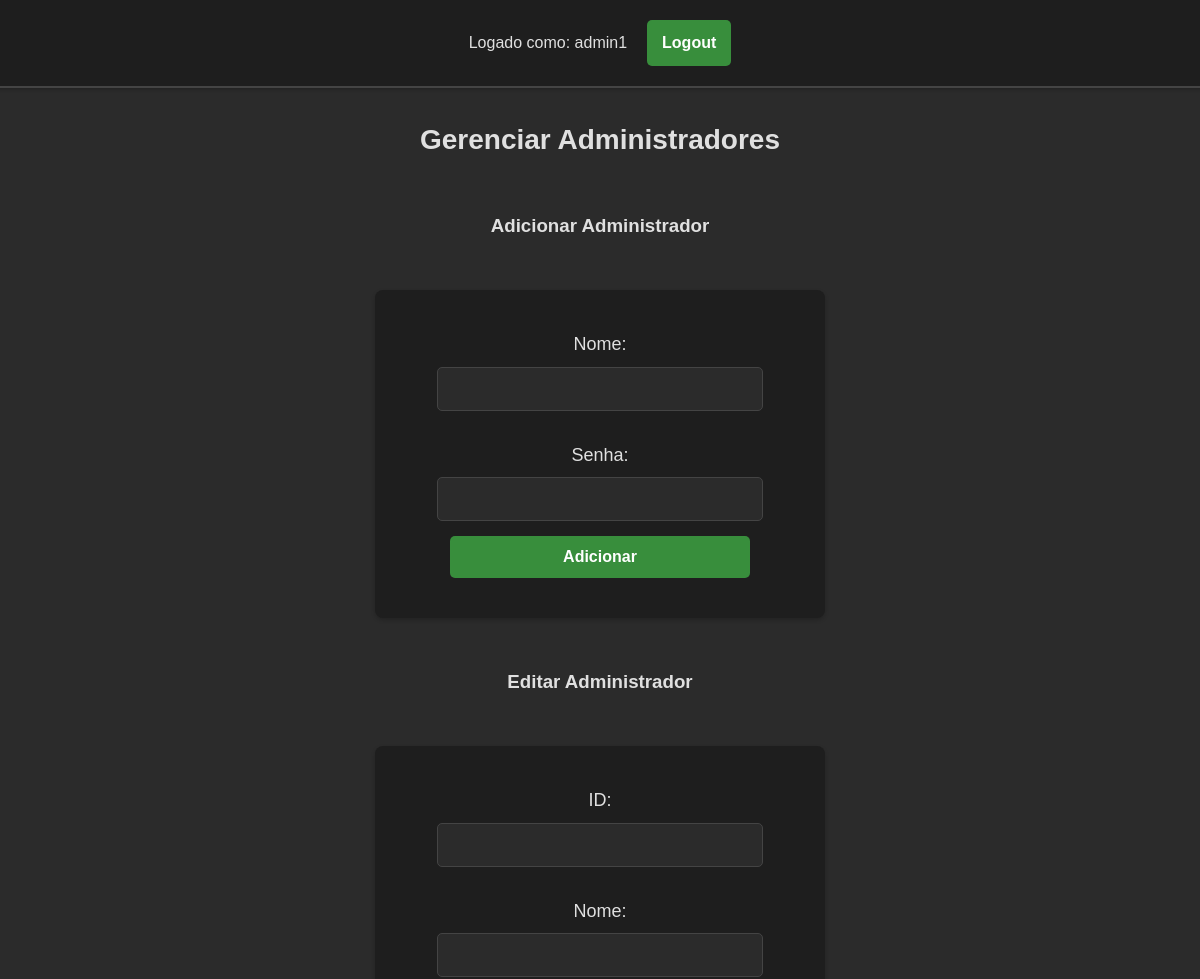
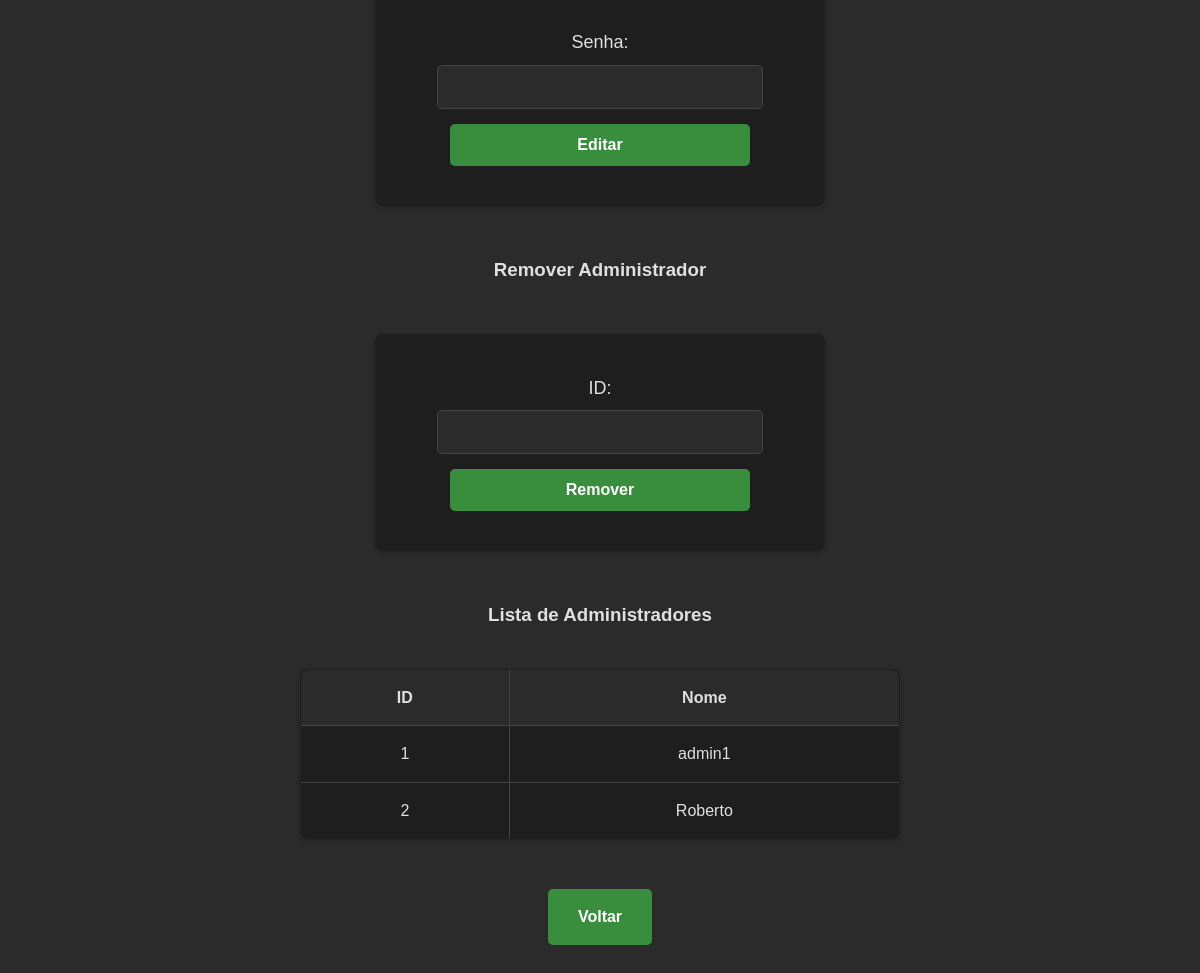
/administradores (signed in), run on the app's committed database (2 pictures, top to bottom).
### tables this page shows
CREATE TABLE administradores (
    id INTEGER PRIMARY KEY AUTOINCREMENT,
    nome TEXT NOT NULL,
    senha TEXT NOT NULL
);

### app.py (the view, shortened to what this page needs)
@app.route('/administradores', methods=['GET', 'POST'])
@login_required
def administradores():
    conn = sqlite3.connect(db_path)
    cursor = conn.cursor()
    cursor.execute("SELECT * FROM administradores")
    administradores = cursor.fetchall()
    conn.close()
    return render_template('administradores.html', administradores=administradores)

### app.py (called while the page is built)
def login_required(f):
    @wraps(f)
    def decorated_function(*args, **kwargs):
        if 'logged_in' not in session:
            return redirect(url_for('login'))
        return f(*args, **kwargs)
    return decorated_function

@app.before_request
def before_request():
    g.username = session.get('username')

### templates/administradores.html (shortened to what this page needs)
<!DOCTYPE html>
<html>
<head>
    <link rel="stylesheet" type="text/css" href="{{ url_for('static', filename='styles.css') }}">
</head>
<body>
    <header>
        <div class="user-info">
            Logado como: {{ g.username }}
            <a href="{{ url_for('logout_route') }}" class="logout-button">Logout</a>
        </div>
    </header>
    <h2>Gerenciar Administradores</h2>
    <h3>Adicionar Administrador</h3>
    <form method="post">
        <label for="nome">Nome:</label>
        <input type="text" id="nome" name="nome" required>
        <label for="senha">Senha:</label>
        <input type="password" id="senha" name="senha" required>
        <input type="submit" name="adicionar" value="Adicionar">
    </form>
    <h3>Editar Administrador</h3>
    <form method="post">
        <label for="id">ID:</label>
        <input type="text" id="id" name="id" required>
        <label for="nome">Nome:</label>
        <input type="text" id="nome" name="nome" required>
        <label for="senha">Senha:</label>
        <input type="password" id="senha" name="senha" required>
        <input type="submit" name="editar" value="Editar">
    </form>
    <h3>Remover Administrador</h3>
    <form method="post">
        <label for="id">ID:</label>
        <input type="text" id="id" name="id" required>
        <input type="submit" name="remover" value="Remover">
    </form>
    <h3>Lista de Administradores</h3>
    <table border = "1">
        <tr>
            <th>ID</th>
            <th>Nome</th>
        </tr>
        {% for admin in administradores %}
        <tr>
            <td>{{ admin[0] }}</td>
            <td>{{ admin[1] }}</td>
        </tr>
        {% endfor %}
    </table>
    <a href="/" class="back-button">Voltar</a>
</body>
</html>

### static/styles.css (style rules this page uses)
body { font-family: 'Arial', sans-serif; margin: 0; padding: 0; background-color: #2b2b2b; color: #e0e0e0; display: flex; flex-direction: column; align-items: center; line-height: 1.6; }
header { width: 100%; display: flex; justify-content: center; align-items: center; padding: 20px 30px; background-color: #1e1e1e; border-bottom: 2px solid #444444; box-shadow: 0 2px 4px rgba(0, 0, 0, 0.2); }
.user-info { display: flex; align-items: center; }
.user-info a.logout-button { padding: 10px 15px; background-color: #388e3c; color: #fff; font-weight: bold; border-radius: 5px; text-decoration: none; font-size: 16px; transition: background-color 0.3s ease, color 0.3s ease; margin-left: 20px; }
h2 { color: #e0e0e0; margin: 30px 0; font-size: 28px; text-align: center; }
form { display: flex; flex-direction: column; width: 90%; max-width: 400px; margin: 30px 0; align-items: center; background-color: #1e1e1e; padding: 25px; border-radius: 8px; box-shadow: 0 2px 4px rgba(0, 0, 0, 0.2); }
label { margin: 15px 0 8px; font-size: 18px; text-align: center; color: #e0e0e0; }
select, input[type="text"], input[type="password"], input[type="date"], input[type="time"] { padding: 12px; margin-bottom: 15px; border: 1px solid #444444; border-radius: 5px; background-color: #2b2b2b; color: #e0e0e0; font-size: 16px; width: 100%; max-width: 300px; text-align: center; transition: border-color 0.3s ease; }
input[type="submit"], button { padding: 12px; background-color: #388e3c; color: #fff; font-weight: bold; border: none; border-radius: 5px; cursor: pointer; font-size: 16px; width: 100%; max-width: 300px; text-align: center; transition: background-color 0.3s ease, color 0.3s ease; margin-bottom: 15px; }
table { width: 90%; max-width: 600px; border-collapse: collapse; margin: 20px 0; text-align: center; background-color: #1e1e1e; border-radius: 8px; overflow: hidden; box-shadow: 0 2px 4px rgba(0, 0, 0, 0.2); }
th, td { padding: 15px; border: 1px solid #444444; font-size: 16px; text-align: center; }
th { background-color: #2b2b2b; color: #e0e0e0; position: sticky; top: 0; }
a { color: #4caf50; text-decoration: none; transition: color 0.3s ease; }
.back-button { display: inline-block; margin: 30px; padding: 15px 30px; background-color: #388e3c; color: #fff; font-weight: bold; border-radius: 5px; text-align: center; text-decoration: none; font-size: 16px; transition: background-color 0.3s ease, color 0.3s ease; }

### data on the page
administradores: username "admin1", id "1", nome "admin1"
administradores: id "2", nome "Roberto"
